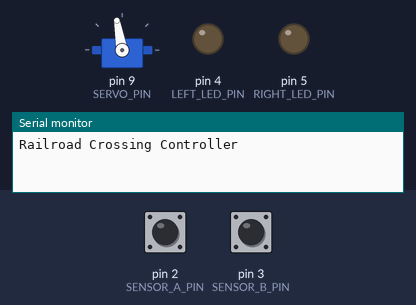
The sketch below on a simulated Arduino Uno, built with avr-gcc and run on an emulated ATmega328P. Parts: servo, output pins drawn as LEDs (lit = HIGH), the last lines printed to the serial monitor. Dashed ring = blinking. The inputs (shaded band) are chosen by the test bench; at power-on: pin 2 (SENSOR_A_PIN) HIGH, pin 3 (SENSOR_B_PIN) HIGH.

Above: at 1.2 s.
1.3 s: pin 2 (SENSOR_A_PIN) driven LOW
At 3.57 s:
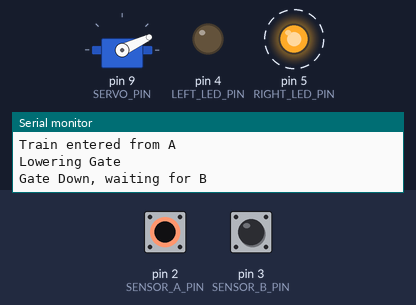
4.3 s: pin 3 (SENSOR_B_PIN) driven LOW
7.3 s: pin 3 (SENSOR_B_PIN) driven HIGH
At 8.05 s:
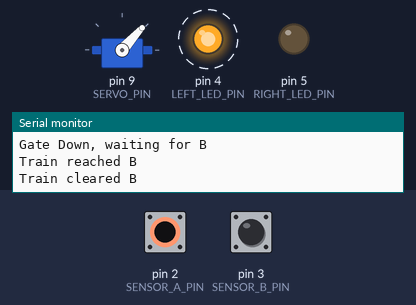
10.3 s: pin 2 (SENSOR_A_PIN) driven HIGH
12.8 s: pin 3 (SENSOR_B_PIN) pulsed LOW 2 times (0.12 s each, 0.3 s apart)
At 13.55 s:
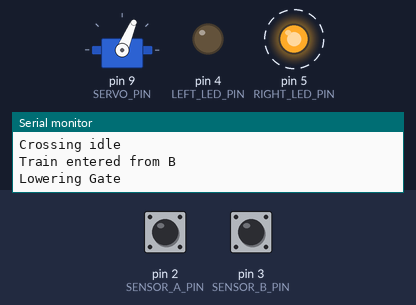
15.8 s: pin 2 (SENSOR_A_PIN) pulsed LOW 2 times (0.12 s each, 0.3 s apart)
At 16.12 s:
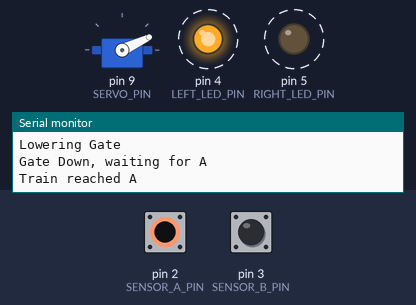
Timing chart, 0 to 19.5 s (numbered marks = the images above; inputs shaded):
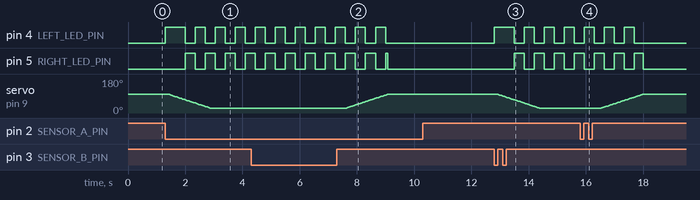

The sketch:

RailroadCrossing.ino
```cpp
#include <Servo.h>

const int SENSOR_A_PIN = 2;
const int SENSOR_B_PIN = 3;

const int LEFT_LED_PIN  = 4;
const int RIGHT_LED_PIN = 5;

const int SERVO_PIN = 9;

const int GATE_DOWN = 25;
const int GATE_UP   = 100;

const unsigned long CLEAR_DELAY  = 300;
const unsigned long WARNING_TIME = 100;
const unsigned long REARM_DELAY  = 1000;

// Flash timing
const unsigned long FLASH_INTERVAL = 350;

// Servo timing
const unsigned long SERVO_INTERVAL = 20;

Servo gateServo;

enum State
{
  IDLE,
  WARNING,
  LOWERING,
  A_TO_B_WAIT_FOR_B,
  A_TO_B_EXITING,
  B_TO_A_WAIT_FOR_A,
  B_TO_A_EXITING,
  RAISING,
  REARM
};

State state = IDLE;

int gatePosition = GATE_UP;

unsigned long clearTimer = 0;
unsigned long flashTimer = 0;
unsigned long servoTimer = 0;
unsigned long warningStartTime = 0;
unsigned long rearmStartTime = 0;

bool flashSide = false;
bool directionAToB = true;

//--------------------------------------------------

void startFlashing()
{
  flashTimer = millis();
  flashSide = false;

  digitalWrite(LEFT_LED_PIN, HIGH);
  digitalWrite(RIGHT_LED_PIN, LOW);
}

void stopFlashing()
{
  digitalWrite(LEFT_LED_PIN, LOW);
  digitalWrite(RIGHT_LED_PIN, LOW);
}

void updateFlashers()
{
  if (state == IDLE || state == REARM)
  {
    digitalWrite(LEFT_LED_PIN, LOW);
    digitalWrite(RIGHT_LED_PIN, LOW);
    return;
  }

  if (millis() - flashTimer >= FLASH_INTERVAL)
  {
    flashTimer = millis();

    flashSide = !flashSide;

    digitalWrite(LEFT_LED_PIN, flashSide);
    digitalWrite(RIGHT_LED_PIN, !flashSide);
  }
}

//--------------------------------------------------

bool moveGateToward(int target)
{
  if (millis() - servoTimer < SERVO_INTERVAL)
    return false;

  servoTimer = millis();

  if (gatePosition < target)
  {
    gatePosition++;
    gateServo.write(gatePosition);
  }
  else if (gatePosition > target)
  {
    gatePosition--;
    gateServo.write(gatePosition);
  }

  return (gatePosition == target);
}

//--------------------------------------------------

void setup()
{
  Serial.begin(115200);

  pinMode(SENSOR_A_PIN, INPUT_PULLUP);
  pinMode(SENSOR_B_PIN, INPUT_PULLUP);

  pinMode(LEFT_LED_PIN, OUTPUT);
  pinMode(RIGHT_LED_PIN, OUTPUT);

  gateServo.attach(SERVO_PIN);

  gatePosition = GATE_UP;
  gateServo.write(gatePosition);

  Serial.println("Railroad Crossing Controller");
}

//--------------------------------------------------

void loop()
{
  bool sensorA = (digitalRead(SENSOR_A_PIN) == LOW);
  bool sensorB = (digitalRead(SENSOR_B_PIN) == LOW);

  updateFlashers();

  switch (state)
  {
    case IDLE:

      if (sensorA)
      {
        Serial.println("Train entered from A");

        directionAToB = true;

        startFlashing();

        warningStartTime = millis();

        state = WARNING;
      }
      else if (sensorB)
      {
        Serial.println("Train entered from B");

        directionAToB = false;

        startFlashing();

        warningStartTime = millis();

        state = WARNING;
      }

      break;

    case WARNING:

      if (!sensorA && !sensorB)
      {
        Serial.println("Train left before gate lowered");

        stopFlashing();
        state = IDLE;
      }
      else if (millis() - warningStartTime >= WARNING_TIME)
      {
        Serial.println("Lowering Gate");
        state = LOWERING;
      }

      break;

    case LOWERING:

      if (moveGateToward(GATE_DOWN))
      {
        if (directionAToB)
        {
          Serial.println("Gate Down, waiting for B");
          state = A_TO_B_WAIT_FOR_B;
        }
        else
        {
          Serial.println("Gate Down, waiting for A");
          state = B_TO_A_WAIT_FOR_A;
        }
      }

      break;

    case A_TO_B_WAIT_FOR_B:

      if (sensorB)
      {
        Serial.println("Train reached B");

        clearTimer = 0;
        state = A_TO_B_EXITING;
      }

      break;

    case A_TO_B_EXITING:

      if (!sensorB)
      {
        if (clearTimer == 0)
          clearTimer = millis();

        if (millis() - clearTimer >= CLEAR_DELAY)
        {
          Serial.println("Train cleared B");
          state = RAISING;
        }
      }
      else
      {
        clearTimer = 0;
      }

      break;

    case B_TO_A_WAIT_FOR_A:

      if (sensorA)
      {
        Serial.println("Train reached A");

        clearTimer = 0;
        state = B_TO_A_EXITING;
      }

      break;

    case B_TO_A_EXITING:

      if (!sensorA)
      {
        if (clearTimer == 0)
          clearTimer = millis();

        if (millis() - clearTimer >= CLEAR_DELAY)
        {
          Serial.println("Train cleared A");
          state = RAISING;
        }
      }
      else
      {
        clearTimer = 0;
      }

      break;

    case RAISING:

      if (moveGateToward(GATE_UP))
      {
        stopFlashing();

        Serial.println("Gate Up");

        rearmStartTime = 0;

        state = REARM;
      }

      break;

    case REARM:

      digitalWrite(LEFT_LED_PIN, LOW);
      digitalWrite(RIGHT_LED_PIN, LOW);

      if (!sensorA && !sensorB)
      {
        if (rearmStartTime == 0)
          rearmStartTime = millis();

        if (millis() - rearmStartTime >= REARM_DELAY)
        {
          Serial.println("Crossing idle");
          state = IDLE;
        }
      }
      else
      {
        rearmStartTime = 0;
      }

      break;
  }
}
```

Measured:
- after the input at 1.3 s, pin 4 (LEFT_LED_PIN): LOW → HIGH at once, then repeats every 0.70 s: LOW 0.35 s, HIGH 0.35 s; pin 5 (RIGHT_LED_PIN): alternates HIGH for 0.35 s and LOW for 0.35 s, starting after 0.70 s; servo on pin 9 (SERVO_PIN): moves from 100° to 25° over 1.5 s, starting after 0.10 s
- after the input at 7.3 s, pin 4 (LEFT_LED_PIN): goes on until 9.0 s, then stays LOW; servo on pin 9 (SERVO_PIN): moves from 25° to 100° over 1.5 s, starting after 0.30 s
- after the input at 12.8 s, pin 4 (LEFT_LED_PIN): LOW → HIGH at once, then repeats every 0.70 s: LOW 0.35 s, HIGH 0.35 s; pin 5 (RIGHT_LED_PIN): alternates HIGH for 0.35 s and LOW for 0.35 s, starting after 0.70 s; servo on pin 9 (SERVO_PIN): moves from 100° to 25° over 1.5 s, starting after 0.10 s
- after the input at 15.8 s, pin 4 (LEFT_LED_PIN): goes on until 17.7 s, then stays LOW; servo on pin 9 (SERVO_PIN): moves from 25° to 100° over 1.5 s, starting after 0.72 s
